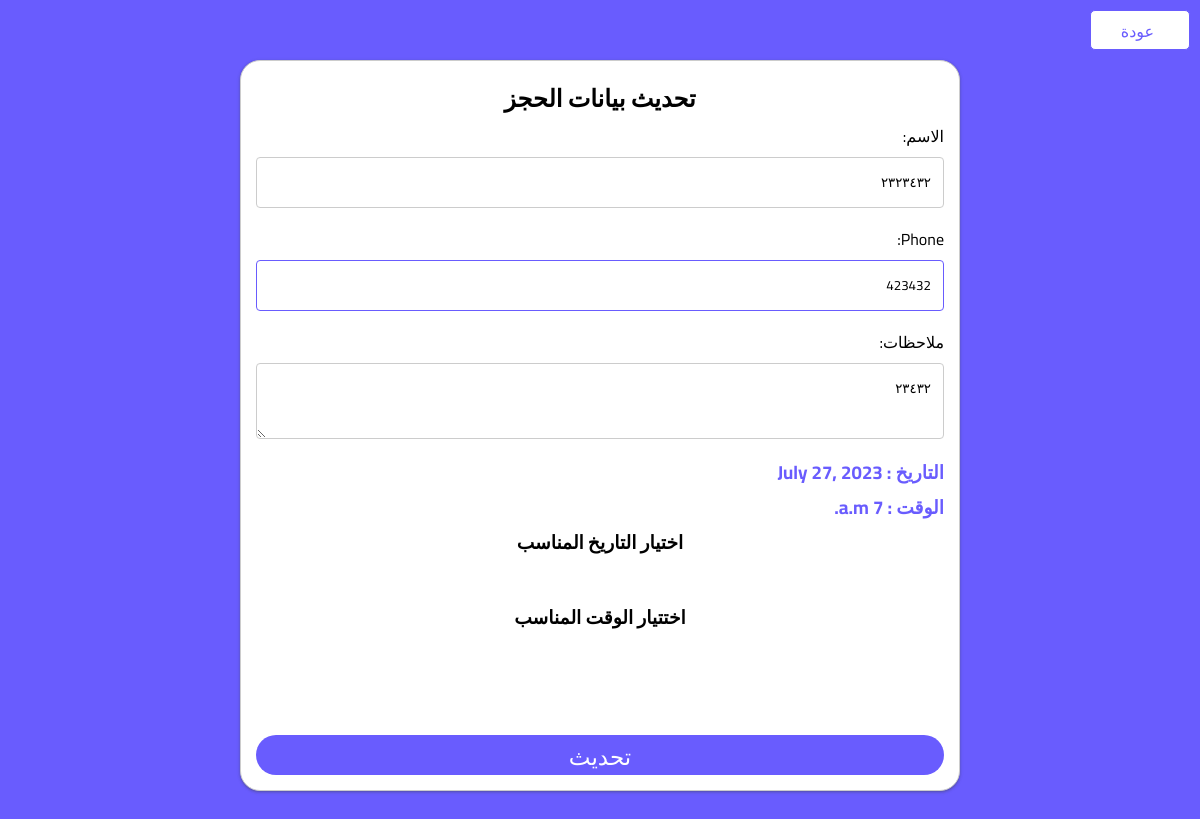
The page /Dashboard/Dashboard/update_appointment/31/ (signed in) on the database its author committed.
### webs/models.py (models this page shows, shortened)
class Appointment(models.Model):
    Undefined = "كيف عرفتنا"
    insurance = 'تأمين'
    Friend = 'صديق '
    family = 'أسرة'
    neighbors = 'الجيران'
    Google = 'جوجل '
    Whatsapp = 'واتساب'
    snapchat = 'سناب'
    Instagram = 'انستقرام'
    Twitter = 'تويتر'
    Facebook = 'فيس بوك '
    ticktock = 'تيك توك'
    YouTube = 'يوتيوب '
    Email = 'البريد الإلكتروني'
    Site = 'موقع'
    other = 'آخر'
    CHOICES_knew = (
        (Undefined, "كيف عرفتنا"),
        (insurance, 'تأمين'),
        (Friend, 'صديق '),
        (family, 'أسرة'),
        (neighbors, 'الجيران'),
        (Google, 'جوجل '),
        (Whatsapp, 'واتساب'),
        (snapchat, 'سناب'),
        (Instagram, 'انستقرام'),
        (Twitter, 'تويتر'),
        (Facebook, 'فيس بوك '),
        (ticktock, 'تيك توك'),
        (YouTube, 'يوتيوب '),
        (Email, 'البريد الإلكتروني'),
        (Site, ' موقع الإلكتروني'),
        (other, 'آخر'),
    )
    waiting = 'انتظار'
    Inquiries="الاستفسار"
    notanswering= 'عدم الرد'
    cancel ='إلغاءحجزه'
    confirmed="حجز مؤكد"
    missed_reservation= 'حجز فائت'
    Visit =  'حضر'
    Undefined='غير محدد'
    New = 'جديد'
    Old = 'قديم'
    CHOICES_clientstatus = ((Undefined,'غير محدد'),(New,'جديد'),(Old,'قديم'))
    STATUS_CHOICES = (('waiting','انتظار'),('inquiries', 'الاستفسار'),('cancel', 'إلغاءحجزه'),('notanswering', 'عدم الرد'),('confirmed', 'حجز مؤكد'),('missed_reservation', 'حجز فائت'),   ('visit', 'حضر'),)
    created_at = models.DateTimeField(auto_now_add=True)
    ClientStatus=models.CharField( max_length=30, choices=CHOICES_clientstatus, default=Undefined ,blank=True, null=True)
    name = models.CharField(max_length=100, blank=True, null=True)
    phone = models.IntegerField(null=True)
    patient = models.ForeignKey(Patient, related_name='patient_appointments', on_delete=models.CASCADE,blank=True, null=True)
    doctor_id=models.ForeignKey(Doctors,on_delete=models.CASCADE, related_name='doctors_Appointment', blank=True, null=True)
    category_id=models.ForeignKey(Categories,on_delete=models.CASCADE, related_name='categoryـAppointment', blank=True, null=True)
    service=models.ForeignKey(Service,on_delete=models.CASCADE, related_name='Service_Appointment', blank=True, null=True)
    serviceName=models.CharField(max_length=100, blank=True, null=True)
    price = models.DecimalField(max_digits=10, decimal_places=2, blank=True, null=True)
    web = models.ForeignKey(WEB, on_delete=models.CASCADE, blank=True, null=True)
    knew_from = models.CharField(max_length=50, choices=CHOICES_knew, blank=True, null=True)
    status_appointment =models.CharField(max_length=30, choices=STATUS_CHOICES , default=waiting)
    note = models.CharField(max_length=500, blank=True, null=True)
    date = models.DateField( blank=True, null=True)
    time = models.TimeField( blank=True, null=True)

### Dashboard/views/appointment.py (the view)
def update_appointment(request, id):
    web = WEB.objects.get(Employee_WEB=request.user)
    appointment = Appointment.objects.filter(web=web, id=id).first()
    service_id = None
    if appointment.service:
        service_id = appointment.service.id
    if request.method == 'POST':
        form = update_AppointmentForm(request.POST, instance=appointment)
        if form.is_valid():
            appointment = form.save(commit=False)
            date = request.POST.get('id_date')
            time_str = request.POST.get('id_time')
            if time_str and date:
                        time_str = time_str.replace('م', 'PM').replace('ص', 'AM')
                        time = datetime.datetime.strptime(time_str, '%I:%M %p').strftime('%H:%M:%S')
                        appointment.date = date
                        appointment.time = time
                        appointment.save()
                        return redirect('Dashboard:Appointment_waiting')
            else:
                print('Time string is empty')
                appointment.save()
                return redirect('Dashboard:Appointment_waiting')
    else:
        form = update_AppointmentForm(instance=appointment)
    context = {
        'form': form,
        'appointment': appointment,
        'service': service_id,
        'web': web.slug
    }
    return render(request, 'update_appointment.html', context)

### webs/form.py
class update_AppointmentForm(forms.ModelForm):
    name = forms.CharField(label='الاسم')
    note = forms.CharField(label='ملاحظات', widget=forms.Textarea(attrs={'rows': 2}),  )
    class Meta:
        model = Appointment
        fields = ('name', 'phone',  'knew_from', 'note')
        exclude = ('web', 'service','status_appointment','knew_from',  'ClientStatus','date', 'time')

### templates/update_appointment.html (shortened to what this page needs)
{% load static %}
 <html dir="rtl" lang="ar">
 <link rel="stylesheet" href="{%static 'css/card.css' %}">
  <a href="{% url 'Dashboard:Appointment_waiting' %}">
  <button class="back-button"> عودة </button>
 </a>
 <br>
 <div class="cardform">
 <form method="POST">
     <h2 style="text-align: center;">تحديث بيانات الحجز</h2>
     {{ form.as_p }}
     <h3 style="text-align: right;color:#695cfe;">  التاريخ : {{ appointment.date }} </h3>
     <h3 style="text-align:right;color:#695cfe;">  الوقت  : {{ appointment.time }} </h3>
     <h3 style="text-align: center;">اختيار التاريخ المناسب</h3>
     <br>
     <h3 style="text-align: center;">اختتيار الوقت المناسب</h3>
     <br>
     <br>
     <br>
     <button type="submit" class="button">تحديث</button>
 </form>
     </div>
<br><br><br>

### static/css/card.css (style rules this page uses)
input[type=text], input[type=submit] { width: 100%; padding: 12px; margin: 8px 0; display: inline-block; border: 1px solid #ccc; box-sizing: border-box; }
input[type=text], select, textarea { width: 100%; padding: 12px; border: 1px solid #ccc; border-radius: 4px; box-sizing: border-box; margin-top: 6px; margin-bottom: 16px; resize: vertical; }
a { color: #d1c091; text-decoration: none; font-weight: bold; }

### templates/update_appointment.html (style rules this page uses)
* { margin: 0; padding: 0; box-sizing: border-box; font-family: 'Cairo', sans-serif; }
.cardform { width: 60%; background:#fff; box-shadow: rgba(60, 64, 67, 0.3) 0px 1px 2px 0px, rgba(60, 64, 67, 0.15) 0px 1px 3px 1px; border: 1px solid #ccc; border-radius: 20px; margin:auto; }
form { border-radius: 20px; padding: 15px; }
input[type=text], input[type=submit] { width: 100%; padding: 12px; margin: 8px 0; display: inline-block; border: 1px solid #695cfe; box-sizing: border-box; }
input[type=text], select, textarea, time, date { width: 100%; padding: 12px; border: 1px solid #695cfe; border-radius: 4px; box-sizing: border-box; margin-top: 6px; margin-bottom: 16px; resize: vertical; }
input[type=number] { width: 100%; padding: 12px; border: 1px solid #695cfe; border-radius: 4px; box-sizing: border-box; margin-top: 6px; margin-bottom: 16px; resize: vertical; }
button { background-color: #695cfe; color: white; border: none; width: 100%; height: 40px; font-size: 23px; border-radius:20px 20px 20px 20px ; }
.back-button { background-color: #fff; border: 1px solid #695cfe; color: #695cfe; padding: 5px 10px; border-radius: 5px; font-size: 16px; cursor: pointer; margin:10px; width: 100px; }

### rows shown on the page
Appointment: name "٢٣٢٣٤٣٢", phone "423432", note "٢٣٤٣٢", date "July 27, 2023", time "7 a.m."
